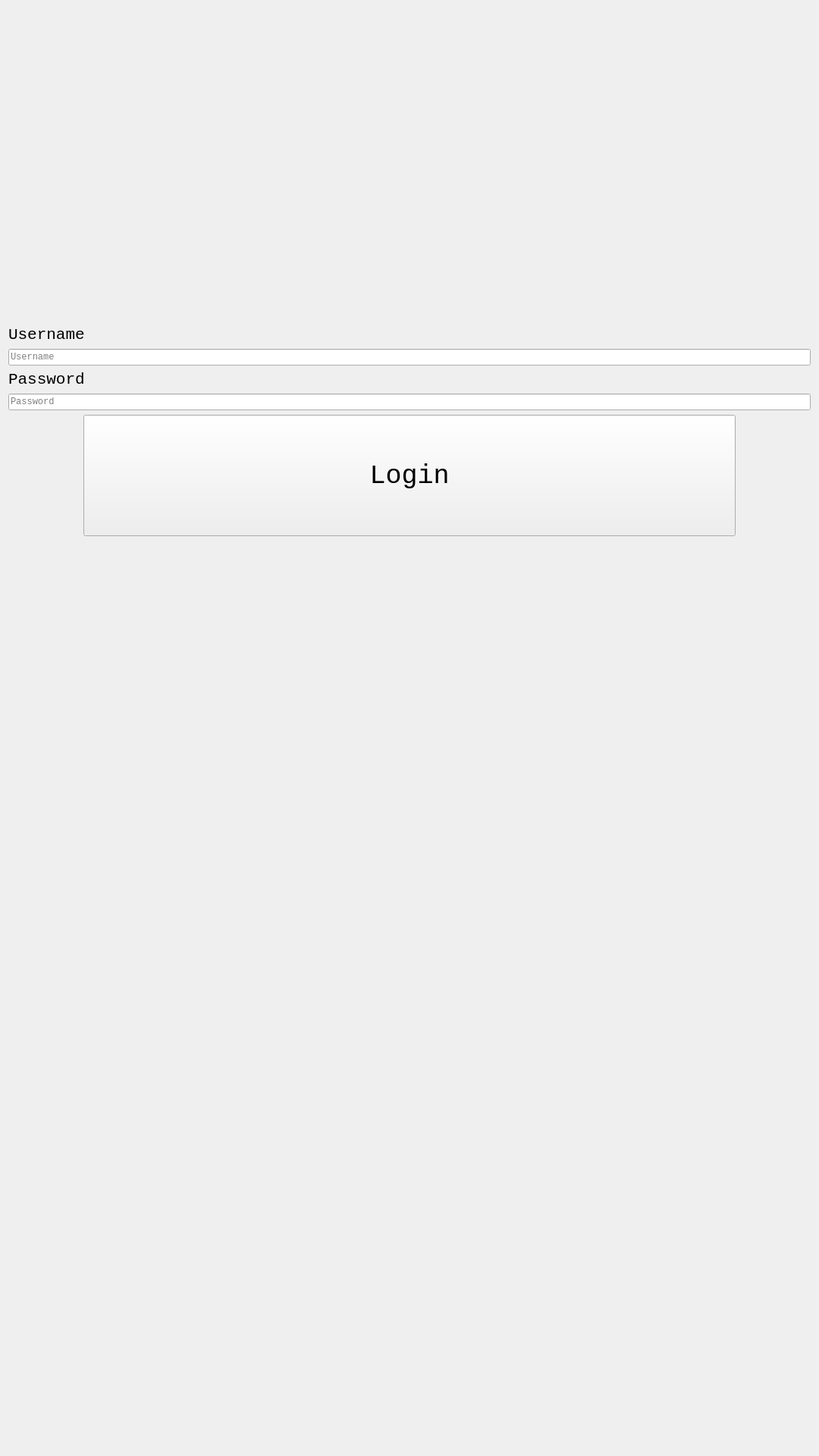
<?xml version="1.0" encoding="UTF-8"?>
<ui version="4.0">
 <class>MainWindow</class>
 <widget class="QMainWindow" name="MainWindow">
  <property name="geometry">
   <rect>
    <x>0</x>
    <y>0</y>
    <width>1080</width>
    <height>1920</height>
   </rect>
  </property>
  <property name="sizePolicy">
   <sizepolicy hsizetype="Fixed" vsizetype="Fixed">
    <horstretch>0</horstretch>
    <verstretch>0</verstretch>
   </sizepolicy>
  </property>
  <property name="minimumSize">
   <size>
    <width>1080</width>
    <height>1920</height>
   </size>
  </property>
  <property name="windowTitle">
   <string>MainWindow</string>
  </property>
  <widget class="QWidget" name="centralWidget">
   <layout class="QVBoxLayout" name="verticalLayout">
    <item>
     <spacer name="verticalSpacer_2">
      <property name="orientation">
       <enum>Qt::Vertical</enum>
      </property>
      <property name="sizeType">
       <enum>QSizePolicy::Fixed</enum>
      </property>
      <property name="sizeHint" stdset="0">
       <size>
        <width>20</width>
        <height>190</height>
       </size>
      </property>
     </spacer>
    </item>
    <item>
     <widget class="QLabel" name="label_3">
      <property name="sizePolicy">
       <sizepolicy hsizetype="Fixed" vsizetype="Fixed">
        <horstretch>0</horstretch>
        <verstretch>0</verstretch>
       </sizepolicy>
      </property>
      <property name="minimumSize">
       <size>
        <width>222</width>
        <height>222</height>
       </size>
      </property>
      <property name="text">
       <string/>
      </property>
      <property name="pixmap">
       <pixmap resource="resources.qrc">:/energologo/energo-full-tq.png</pixmap>
      </property>
     </widget>
    </item>
    <item>
     <widget class="QLabel" name="label">
      <property name="font">
       <font>
        <family>Consolas</family>
        <pointsize>16</pointsize>
       </font>
      </property>
      <property name="text">
       <string>Username</string>
      </property>
     </widget>
    </item>
    <item>
     <widget class="QLineEdit" name="emailEdit">
      <property name="font">
       <font>
        <family>Consolas</family>
       </font>
      </property>
      <property name="inputMethodHints">
       <set>Qt::ImhEmailCharactersOnly|Qt::ImhNoAutoUppercase|Qt::ImhPreferLatin</set>
      </property>
      <property name="inputMask">
       <string notr="true"/>
      </property>
      <property name="placeholderText">
       <string>Username</string>
      </property>
     </widget>
    </item>
    <item>
     <widget class="QLabel" name="label_2">
      <property name="font">
       <font>
        <family>Consolas</family>
        <pointsize>16</pointsize>
       </font>
      </property>
      <property name="text">
       <string>Password</string>
      </property>
     </widget>
    </item>
    <item>
     <widget class="QLineEdit" name="pwdEdit">
      <property name="font">
       <font>
        <family>Consolas</family>
       </font>
      </property>
      <property name="inputMask">
       <string/>
      </property>
      <property name="echoMode">
       <enum>QLineEdit::Password</enum>
      </property>
      <property name="placeholderText">
       <string>Password</string>
      </property>
     </widget>
    </item>
    <item>
     <layout class="QHBoxLayout" name="horizontalLayout">
      <item>
       <widget class="QToolButton" name="loginButton">
        <property name="minimumSize">
         <size>
          <width>860</width>
          <height>160</height>
         </size>
        </property>
        <property name="font">
         <font>
          <family>Consolas</family>
          <pointsize>26</pointsize>
         </font>
        </property>
        <property name="layoutDirection">
         <enum>Qt::LeftToRight</enum>
        </property>
        <property name="text">
         <string>Login</string>
        </property>
        <property name="checkable">
         <bool>false</bool>
        </property>
       </widget>
      </item>
     </layout>
    </item>
    <item>
     <spacer name="verticalSpacer">
      <property name="orientation">
       <enum>Qt::Vertical</enum>
      </property>
      <property name="sizeHint" stdset="0">
       <size>
        <width>20</width>
        <height>40</height>
       </size>
      </property>
     </spacer>
    </item>
   </layout>
  </widget>
 </widget>
 <layoutdefault spacing="6" margin="11"/>
 <resources>
  <include location="resources.qrc"/>
 </resources>
 <connections/>
</ui>
